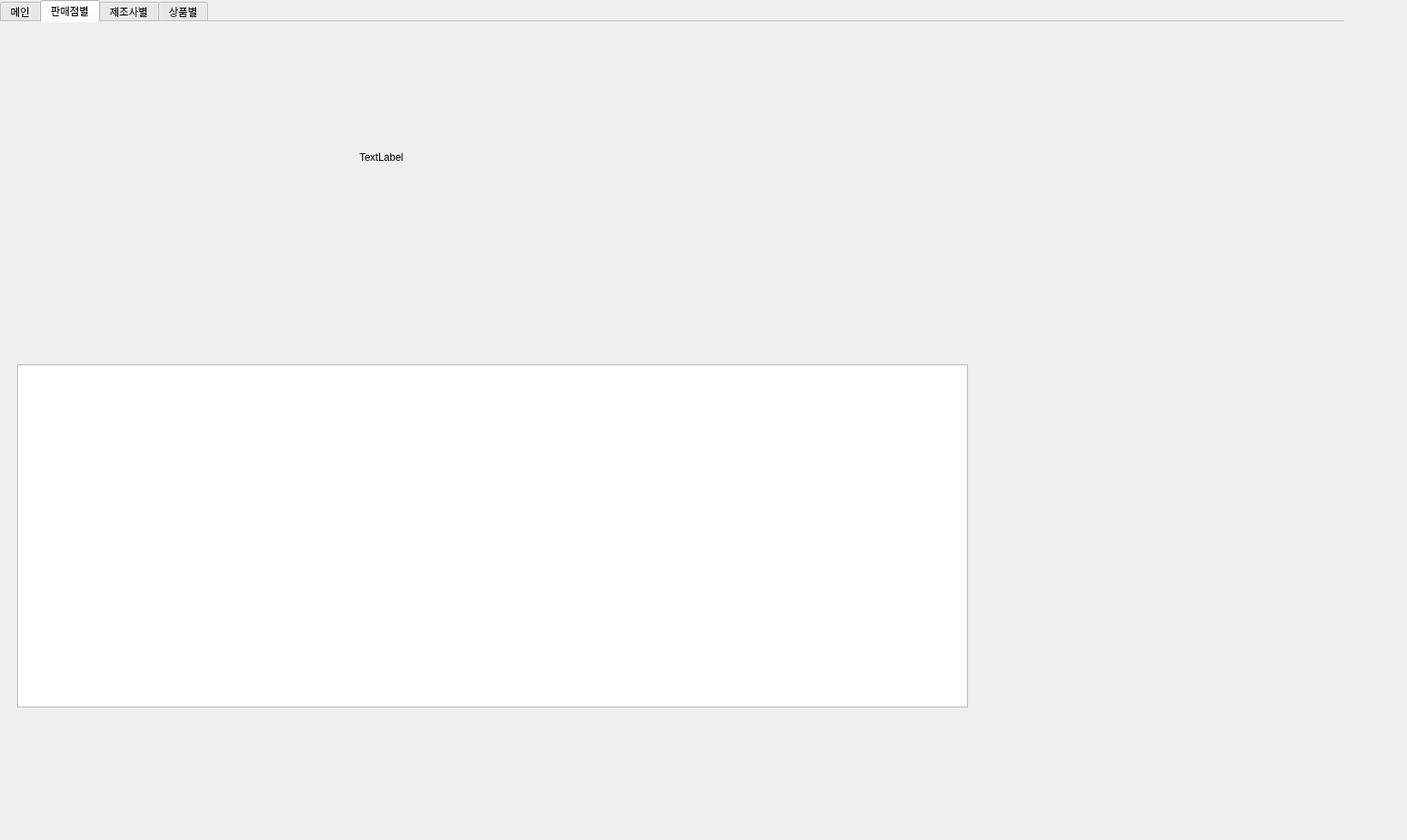
<?xml version="1.0" encoding="UTF-8"?>
<ui version="4.0">
 <class>Dialog</class>
 <widget class="QDialog" name="Dialog">
  <property name="geometry">
   <rect>
    <x>0</x>
    <y>0</y>
    <width>1644</width>
    <height>982</height>
   </rect>
  </property>
  <property name="windowTitle">
   <string>Dialog</string>
  </property>
  <widget class="QTabWidget" name="tabWidget">
   <property name="enabled">
    <bool>true</bool>
   </property>
   <property name="geometry">
    <rect>
     <x>0</x>
     <y>0</y>
     <width>1570</width>
     <height>870</height>
    </rect>
   </property>
   <property name="sizePolicy">
    <sizepolicy hsizetype="Expanding" vsizetype="Expanding">
     <horstretch>0</horstretch>
     <verstretch>0</verstretch>
    </sizepolicy>
   </property>
   <property name="layoutDirection">
    <enum>Qt::LeftToRight</enum>
   </property>
   <property name="inputMethodHints">
    <set>Qt::ImhNone</set>
   </property>
   <property name="currentIndex">
    <number>1</number>
   </property>
   <property name="iconSize">
    <size>
     <width>20</width>
     <height>20</height>
    </size>
   </property>
   <property name="elideMode">
    <enum>Qt::ElideNone</enum>
   </property>
   <property name="documentMode">
    <bool>true</bool>
   </property>
   <property name="movable">
    <bool>false</bool>
   </property>
   <widget class="QWidget" name="tab_1">
    <attribute name="title">
     <string>메인</string>
    </attribute>
    <widget class="QLabel" name="label_4">
     <property name="geometry">
      <rect>
       <x>340</x>
       <y>300</y>
       <width>521</width>
       <height>161</height>
      </rect>
     </property>
     <property name="text">
      <string>기본설명페이지</string>
     </property>
    </widget>
   </widget>
   <widget class="QWidget" name="tab_3">
    <attribute name="title">
     <string>판매점별</string>
    </attribute>
    <widget class="QLabel" name="placedifflabel">
     <property name="geometry">
      <rect>
       <x>420</x>
       <y>150</y>
       <width>64</width>
       <height>15</height>
      </rect>
     </property>
     <property name="text">
      <string>TextLabel</string>
     </property>
    </widget>
    <widget class="QWidget" name="verticalLayoutWidget_3">
     <property name="geometry">
      <rect>
       <x>580</x>
       <y>460</y>
       <width>541</width>
       <height>281</height>
      </rect>
     </property>
     <layout class="QVBoxLayout" name="placegraph"/>
    </widget>
    <widget class="QTableWidget" name="place">
     <property name="geometry">
      <rect>
       <x>20</x>
       <y>400</y>
       <width>1111</width>
       <height>401</height>
      </rect>
     </property>
    </widget>
    <zorder>place</zorder>
    <zorder>placedifflabel</zorder>
    <zorder>verticalLayoutWidget_3</zorder>
   </widget>
   <widget class="QWidget" name="tab_4">
    <attribute name="title">
     <string>제조사별</string>
    </attribute>
    <widget class="QLabel" name="companydifflabel">
     <property name="geometry">
      <rect>
       <x>500</x>
       <y>190</y>
       <width>64</width>
       <height>15</height>
      </rect>
     </property>
     <property name="text">
      <string>TextLabel</string>
     </property>
    </widget>
    <widget class="QWidget" name="verticalLayoutWidget_2">
     <property name="geometry">
      <rect>
       <x>760</x>
       <y>460</y>
       <width>361</width>
       <height>301</height>
      </rect>
     </property>
     <layout class="QVBoxLayout" name="companygraph"/>
    </widget>
    <widget class="QTableWidget" name="company">
     <property name="geometry">
      <rect>
       <x>-70</x>
       <y>440</y>
       <width>1261</width>
       <height>351</height>
      </rect>
     </property>
     <property name="selectionBehavior">
      <enum>QAbstractItemView::SelectRows</enum>
     </property>
    </widget>
    <zorder>company</zorder>
    <zorder>companydifflabel</zorder>
    <zorder>verticalLayoutWidget_2</zorder>
   </widget>
   <widget class="QWidget" name="tab_2">
    <attribute name="title">
     <string>상품별</string>
    </attribute>
    <widget class="QLabel" name="label">
     <property name="geometry">
      <rect>
       <x>180</x>
       <y>70</y>
       <width>261</width>
       <height>71</height>
      </rect>
     </property>
     <property name="text">
      <string>전체 생필품 가격 변동량</string>
     </property>
    </widget>
    <widget class="QLabel" name="pricetotal">
     <property name="geometry">
      <rect>
       <x>180</x>
       <y>140</y>
       <width>211</width>
       <height>51</height>
      </rect>
     </property>
     <property name="text">
      <string>30%</string>
     </property>
    </widget>
    <widget class="QLabel" name="time_label">
     <property name="geometry">
      <rect>
       <x>20</x>
       <y>20</y>
       <width>171</width>
       <height>31</height>
      </rect>
     </property>
     <property name="text">
      <string>현재시간 기준 </string>
     </property>
    </widget>
    <widget class="QTableWidget" name="pummok">
     <property name="geometry">
      <rect>
       <x>15</x>
       <y>361</y>
       <width>1521</width>
       <height>461</height>
      </rect>
     </property>
     <property name="defaultDropAction">
      <enum>Qt::IgnoreAction</enum>
     </property>
     <property name="alternatingRowColors">
      <bool>true</bool>
     </property>
     <property name="selectionBehavior">
      <enum>QAbstractItemView::SelectRows</enum>
     </property>
    </widget>
    <widget class="QWidget" name="verticalLayoutWidget">
     <property name="geometry">
      <rect>
       <x>869</x>
       <y>379</y>
       <width>641</width>
       <height>411</height>
      </rect>
     </property>
     <layout class="QVBoxLayout" name="pummokgraph"/>
    </widget>
    <widget class="QLabel" name="pummokdifflabel">
     <property name="geometry">
      <rect>
       <x>740</x>
       <y>430</y>
       <width>64</width>
       <height>15</height>
      </rect>
     </property>
     <property name="text">
      <string>TextLabel</string>
     </property>
    </widget>
    <zorder>pummok</zorder>
    <zorder>label</zorder>
    <zorder>pricetotal</zorder>
    <zorder>time_label</zorder>
    <zorder>verticalLayoutWidget</zorder>
    <zorder>pummokdifflabel</zorder>
   </widget>
  </widget>
 </widget>
 <resources/>
 <connections/>
</ui>
